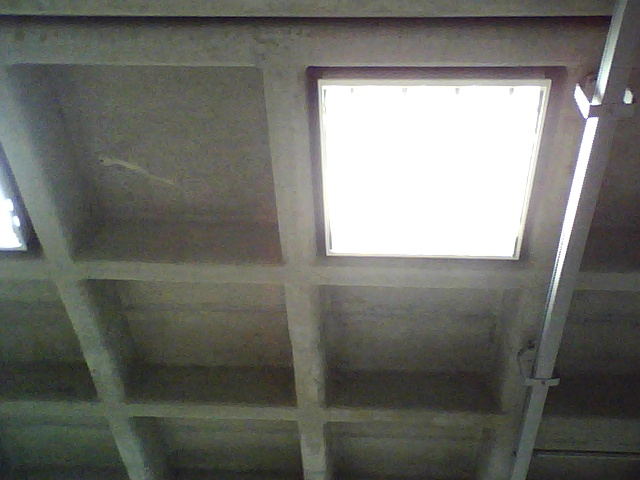
#> input picture aulas/lab05/arquivos/teto.jpg, 640 x 480 px, given in place of the camera
$ python hough_transform_video_you.py
#> lines starting #> are read from the running program, lines starting #| are printed output that depends on the picture; after the words box and inside, x2 and y2 are one past the last pixel; in counts of white or black regions, pixels touching at a corner belong together
import cv2
import numpy as np

def nothing(x):
    pass

cap0 = cv2.VideoCapture(0)
cap2 = cv2.VideoCapture(2)
cv2.namedWindow("Result Image")

cv2.createTrackbar("Line Rho", "Result Image", 1, 10, nothing)
cv2.createTrackbar("Line Threshold", "Result Image", 184, 200, nothing)

cv2.createTrackbar("Circle param1", "Result Image", 217, 500, nothing)
cv2.createTrackbar("Circle param2", "Result Image", 56, 100, nothing)
cv2.createTrackbar("Circle minRadius", "Result Image", 1, 100, nothing)
cv2.createTrackbar("Circle maxRadius", "Result Image", 196, 200, nothing)


while True:
    ret0, img0 = cap0.read()
#> img0 is the input picture: shape (480, 640, 3); mean B, G, R 103, 109.1, 108.2
    ret2, img2 = cap2.read()
    if not ret0 or not ret2:
        break

    for img in [img0, img2]:
        rho = cv2.getTrackbarPos("Line Rho", "Result Image")
        threshold = cv2.getTrackbarPos("Line Threshold", "Result Image")
        param1 = cv2.getTrackbarPos("Circle param1", "Result Image")
        param2 = cv2.getTrackbarPos("Circle param2", "Result Image")
        minRadius = cv2.getTrackbarPos("Circle minRadius", "Result Image")
        maxRadius = cv2.getTrackbarPos("Circle maxRadius", "Result Image")

        gray = cv2.cvtColor(img, cv2.COLOR_BGR2GRAY)
        edges = cv2.Canny(gray, 50, 200)
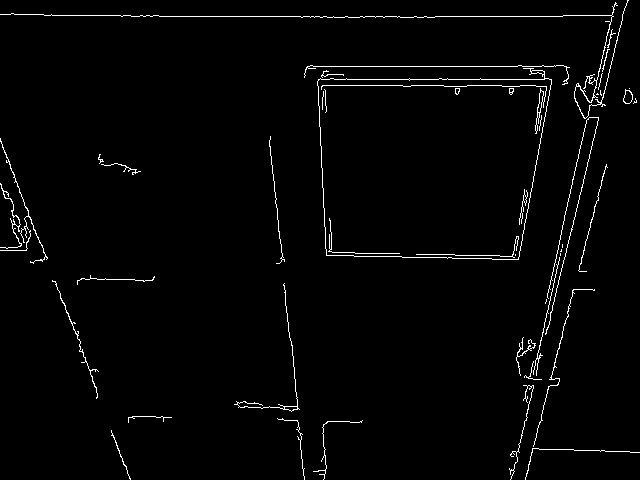
#> edges: shape (480, 640); 2% white in thin lines or dots
        if rho < 1:
            rho = 1
        lines = cv2.HoughLinesP(edges, rho, np.pi/180, threshold, minLineLength=10, maxLineGap=250)
#> lines = [[121, 16, 622, 16], [307, 66, 610, 66], [318, 79, 607, 79]]
        if lines is not None:
            for line in lines:
                x1, y1, x2, y2 = line[0]
                cv2.line(img, (x1, y1), (x2, y2), (255, 0, 0), 3)
#> this loop made 3 passes
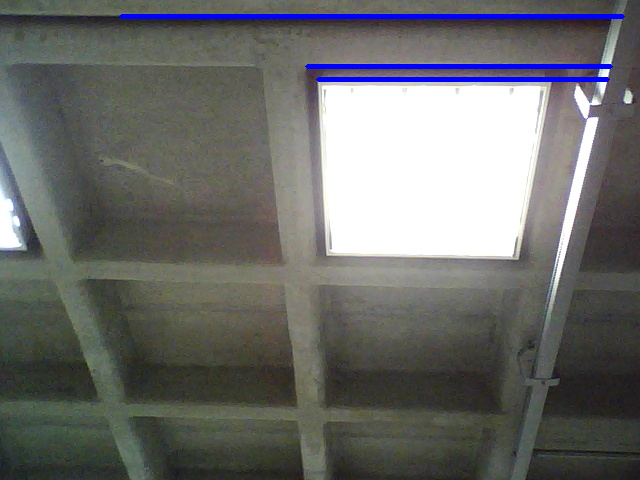
#> img: shape (480, 640, 3); 1.79% of pixels changed, all inside (x1, y1, x2, y2) = (119, 14, 625, 82)

        img_blur = cv2.medianBlur(gray, 5)
        circles = cv2.HoughCircles(
            img_blur,
            cv2.HOUGH_GRADIENT,
            1,
            img.shape[0] / 64,
            param1=param1,
            param2=param2,
            minRadius=minRadius,
            maxRadius=maxRadius
        )
#> circles = None
        if circles is not None:
            circles = np.uint16(np.around(circles))
            for i in circles[0, :]:
                cv2.circle(img, (i[0], i[1]), i[2], (0, 255, 0), 2)
                cv2.circle(img, (i[0], i[1]), 2, (0, 0, 255), 3)

    # Junta as imagens lado a lado
    combined = np.hstack((img0, img2))
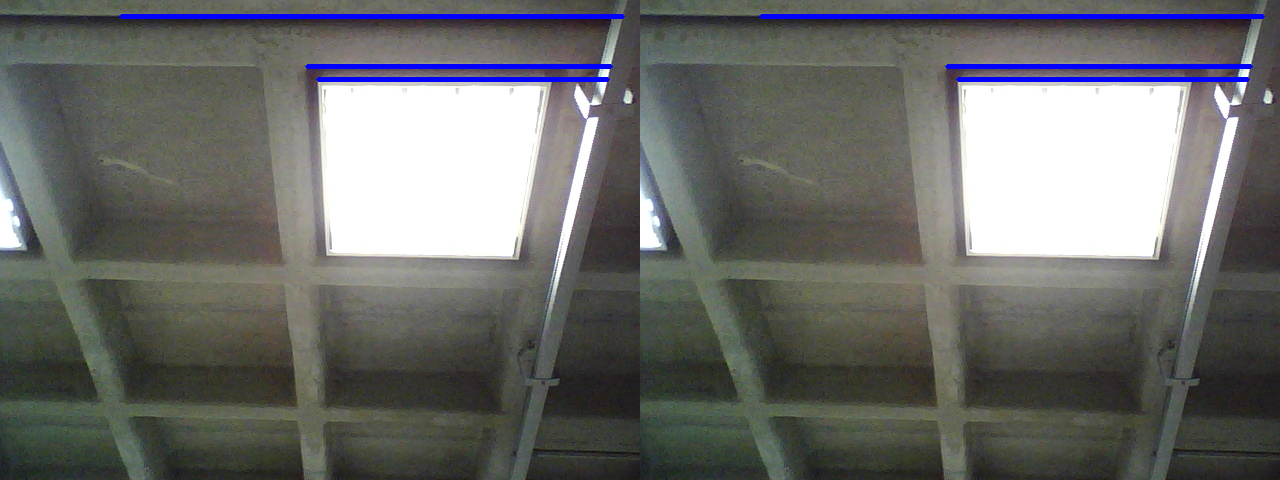
#> combined: shape (480, 1280, 3); mean B, G, R 105.7, 107.3, 106.3
    cv2.imshow("Result Image", combined)

    if cv2.waitKey(1) & 0xFF == ord('q'):
#> (key q is pressed here)
        break

cap0.release()
cap2.release()
cv2.destroyAllWindows()
